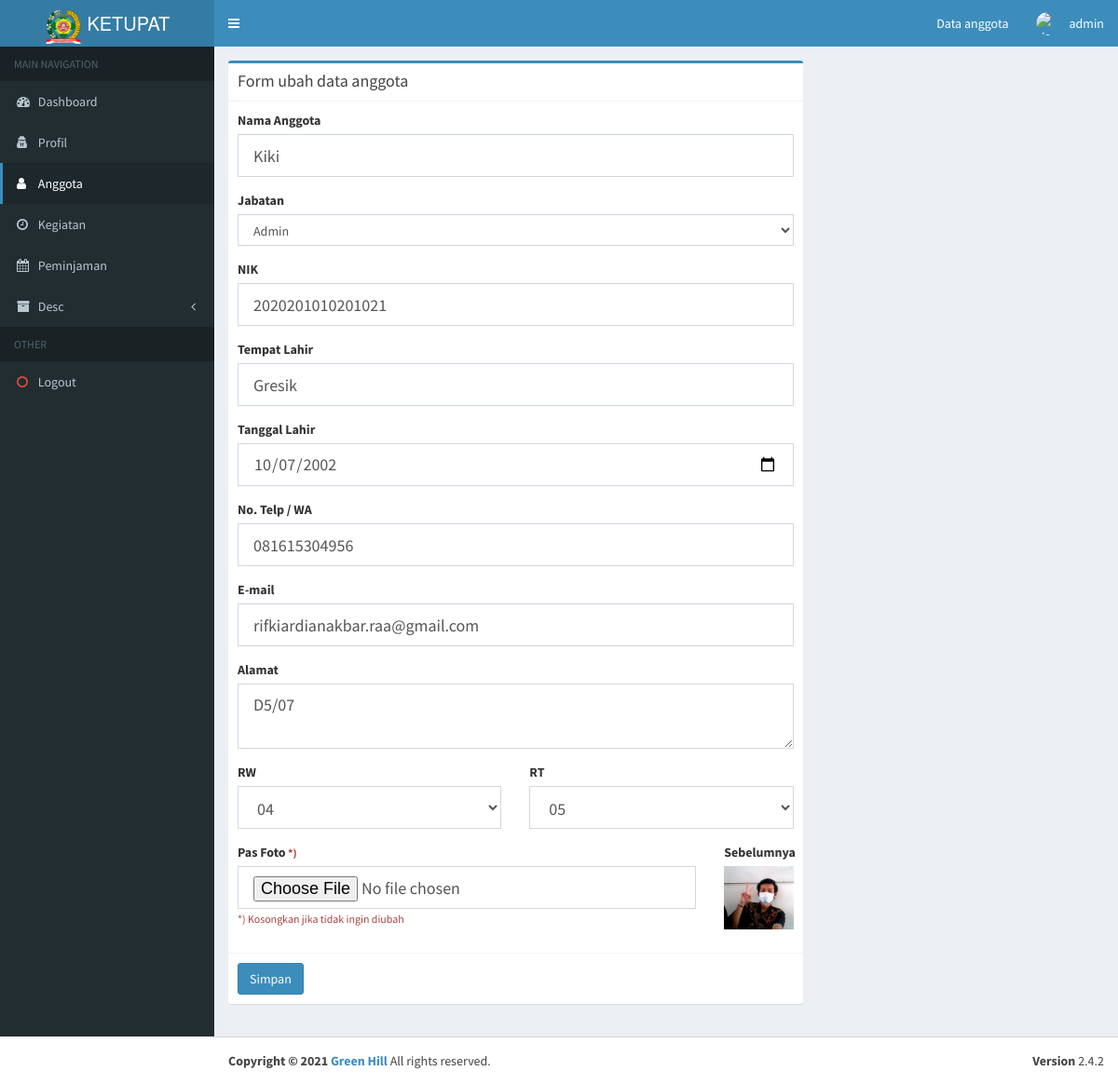
/admin/index.php?p=anggota&act=edit&id=2020201010201021 (signed in), run on the app's committed database.
### tables this page shows
CREATE TABLE IF NOT EXISTS `anggota` (
  `NIK` varchar(16) NOT NULL,
  `nama_anggota` varchar(100) NOT NULL,
  `tempatlahir` varchar(50) NOT NULL,
  `tanggallahir` date NOT NULL,
  `tel` varchar(15) NOT NULL,
  `email` varchar(50) NOT NULL,
  `alamat` text NOT NULL,
  `rw` varchar(5) NOT NULL,
  `rt` varchar(5) NOT NULL,
  `img` text,
  `jabatan` int(5) NOT NULL,
  PRIMARY KEY (`NIK`)
);

CREATE TABLE IF NOT EXISTS `jabatan` (
  `id` int(30) NOT NULL AUTO_INCREMENT,
  `nama_jabatan` varchar(40) NOT NULL,
  `job_desc` text NOT NULL,
  PRIMARY KEY (`id`)
);

CREATE TABLE IF NOT EXISTS `rw` (
  `rw` varchar(5) NOT NULL,
  PRIMARY KEY (`rw`)
);

CREATE TABLE IF NOT EXISTS `rt` (
  `rt` varchar(5) NOT NULL
);

### admin/page/anggota/edit.php (the view, shortened to what this page needs)
<?php
  $NIK=$_GET['id'];
  $edit=mysqli_fetch_array(mysqli_query($con,"SELECT * from anggota where NIK = '".$NIK."'"));
 ?>
<div class="row">
    <div class="col-md-8">
      <div class="box box-primary">
        <div class="box-header with-border">
          <h3 class="box-title">Form ubah data anggota</h3>
        </div>
        <form role="form" method="post"  enctype="multipart/form-data">
          <div class="box-body">
            <div class="form-group">
              <label for="exampleInputEmail1">Nama Anggota</label>
              <input required type="text" name="nama" value="<?=$edit['nama_anggota']?>" class="form-control input-lg">
            </div>
            <div class="form-group">
              <label for="exampleInputEmail1">Jabatan</label>
              <select required name="jab" class="form-control custom-select">
                <?php $query=mysqli_query($con,"SELECT * FROM jabatan order by id");
                while ($jab=mysqli_fetch_array($query)) {?>
                  <option <?php if ($jab['id']==$edit['jabatan']){ echo "selected";} ?> value="<?=$jab['id']?>"><?=$jab['nama_jabatan']?></option>
                 <?php } ?>
              </select>
            </div>
            <div class="form-group">
              <label for="exampleInputEmail1">NIK</label>
              <input required type="text" name="NIK" value="<?=$edit['NIK']?>" class="form-control input-lg" maxlength="16" minlength="16">
            </div>
            <div class="form-group">
              <label for="exampleInputEmail1">Tempat Lahir</label>
              <input required type="text" name="pob" value="<?=$edit['tempatlahir']?>" class="form-control input-lg">
            </div>
            <div class="form-group">
              <label for="exampleInputEmail1">Tanggal Lahir</label>
              <input required type="date" name="dob" value="<?=$edit['tanggallahir']?>"  class="form-control input-lg">
            </div>
            <div class="form-group">
              <label for="exampleInputEmail1">No. Telp / WA</label>
              <input required type="tel" name="tel" value="<?=$edit['tel']?>"  class="form-control input-lg">
            </div>
            <div class="form-group">
              <label for="exampleInputEmail1">E-mail</label>
              <input required type="email" name="email" value="<?=$edit['email']?>" class="form-control input-lg">
            </div>
            <div class="form-group">
              <label for="exampleInputEmail1">Alamat</label>
              <textarea required name="alamat" placeholder="Masukan Job Description" class="form-control input-lg" id="exampleInputEmail1"><?=$edit['alamat']?></textarea>
            </div>
            <div class="row">
              <div class="col-lg-6">
                <div class="form-group">
                  <label for="exampleInputEmail1">RW</label>
                  <select required id="rw" name="rw" class="form-control input-lg">
                    <?php $RW=mysqli_query($con,"SELECT * from rw order by rw");
                     while ($rw=mysqli_fetch_array($RW)) {?>
                      <option <?php if ($edit['rw']==$rw['rw']){echo "selected";} ?> value="<?=$rw['rw']?>"><?=$rw['rw']?></option>
                    <?php } ?>
                  </select>
                </div>
              </div>
              <div class="col-lg-6">
                <div class="form-group">
                  <label for="exampleInputEmail1">RT</label>
                  <select required id="rt" name="rt" class="form-control custom-select input-lg">
                    <?php
                    $RW=mysqli_query($con,"SELECT * from rw order by rw");
                     while ($rw=mysqli_fetch_array($RW)) {
                    $RT=mysqli_query($con,"SELECT * from rt order by rt");
                     while ($rt=mysqli_fetch_array($RT)) {?>
                      <option <?php if ($edit['rt']==$rt['rt']){echo "selected";} ?> data-chained="<?=$rw['rw']?>" value="<?=$rt['rt']?>"><?=$rt['rt']?></option>
                    <?php }} ?>
                  </select>
                </div>
              </div>
            </div>
            <div class="form-group">
              <div class="row">
                <div class="col-md-10">
                  <label for="exampleInputEmail1">Pas Foto<small class="text-danger"> *)</small></label>
                  <input type="file" accept="image/*" name="photo" class="form-control input-lg">
                  <small class="text-danger">*) Kosongkan jika tidak ingin diubah</small>
                </div>
                <div class="col-md-2">
                  <label for="exampleInputEmail1">Sebelumnya</label>
                  <img width="100%" alt="<?=$edit['img']?>" title="<?=$edit['img']?>" src="assets/img/anggota/<?=$edit['img']?>">
                </div>
              </div>
            </div>
          </div>
          <div class="box-footer">
            <button type="submit" class="btn btn-primary" name="simpan">Simpan</button>
          </div>
        </form>
      </div>
    </div>
  </div>

### data on the page
anggota: nama "Kiki", jab "Admin", NIK "2020201010201021", pob "Gresik", dob "10/07/2002", tel "081615304956", email "rifkiardianakbar.raa@gmail.com", alamat "D5/07", rw "04", rt "05", img (picture)

### other printed values
$_SESSION['name'] "admin"
